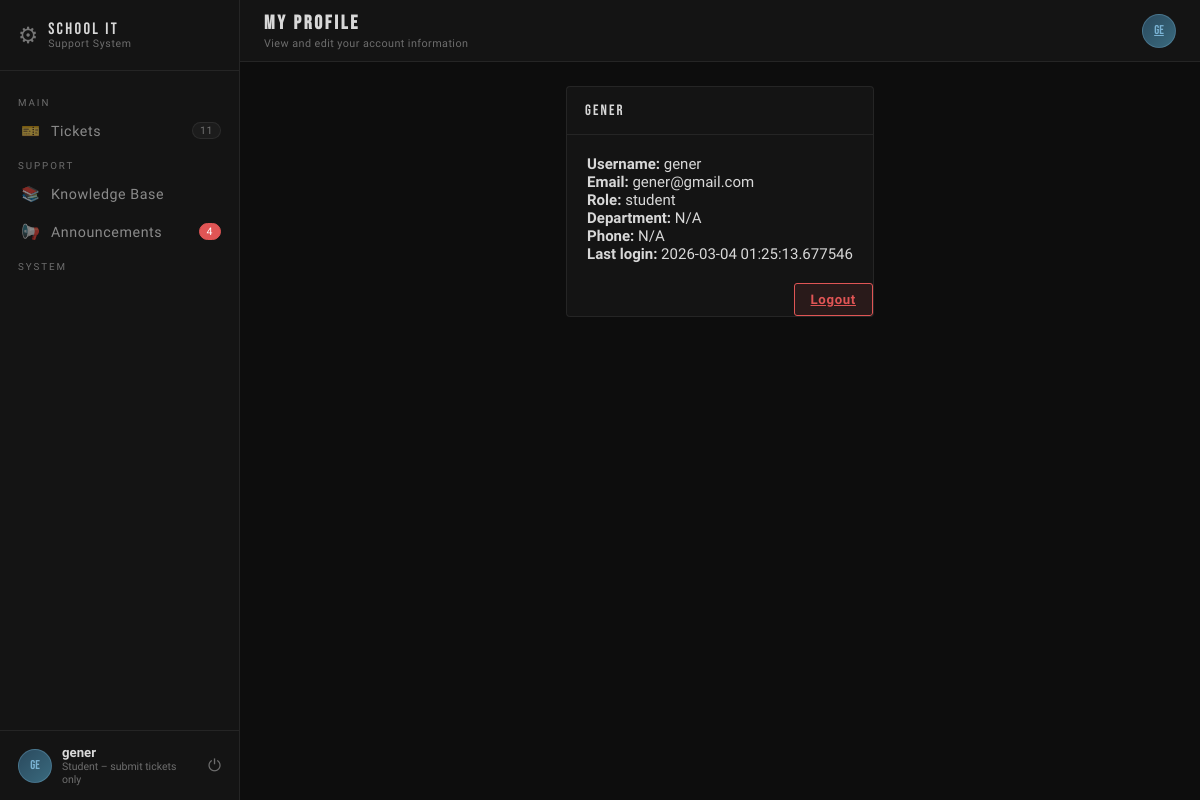
The app's page /profile (signed in) with its own data.
### models.py (models this page shows, shortened)
class User(db.Model):
    __tablename__ = 'users'
    id            = db.Column(db.Integer, primary_key=True)
    username      = db.Column(db.String(80),  unique=True, nullable=False)
    email         = db.Column(db.String(120), unique=True, nullable=False)
    password_hash = db.Column(db.String(255), nullable=False)
    full_name     = db.Column(db.String(120), nullable=False)
    role_id       = db.Column(db.Integer, db.ForeignKey('roles.id'), nullable=False)
    department    = db.Column(db.String(100))
    phone         = db.Column(db.String(20))
    is_active     = db.Column(db.Boolean, default=True)
    last_login    = db.Column(db.DateTime)
    created_at    = db.Column(db.DateTime, default=datetime.utcnow)
    updated_at    = db.Column(db.DateTime, default=datetime.utcnow, onupdate=datetime.utcnow)
    role                = db.relationship('Role', back_populates='users')
    submitted_tickets   = db.relationship('Ticket', foreign_keys='Ticket.requester_id',   back_populates='requester',  lazy='dynamic')
    assigned_tickets    = db.relationship('Ticket', foreign_keys='Ticket.assigned_to_id', back_populates='assigned_to', lazy='dynamic')
    comments            = db.relationship('TicketComment',        back_populates='author',     lazy='dynamic')
    assets_assigned     = db.relationship('Asset',                back_populates='assigned_to', lazy='dynamic')
    maintenance_logs    = db.relationship('AssetMaintenance',     back_populates='performed_by', lazy='dynamic')
    kb_articles         = db.relationship('KnowledgeBaseArticle', back_populates='author',      lazy='dynamic')
    announcements       = db.relationship('Announcement',         back_populates='author',      lazy='dynamic')
    notifications       = db.relationship('Notification',         back_populates='user',        lazy='dynamic')
    audit_logs          = db.relationship('AuditLog',             back_populates='user',        lazy='dynamic')

class Role(db.Model):
    __tablename__ = 'roles'
    id          = db.Column(db.Integer, primary_key=True)
    name        = db.Column(db.String(50), unique=True, nullable=False)   # admin | it_staff | faculty | student
    description = db.Column(db.String(200))
    created_at  = db.Column(db.DateTime, default=datetime.utcnow)
    users = db.relationship('User', back_populates='role', lazy='dynamic')

### main.py (the view)
    @app.route('/profile')
    def profile_page():
        if 'user_id' not in session:
            return redirect(url_for('login'))
        from models import User
        user = User.query.get(session['user_id'])
        if not user:
            return redirect(url_for('login'))
        return render_template('profile.html', user=user)

### templates/profile.html (shortened to what this page needs)
{% extends 'base.html' %}
{% block page_heading %}My Profile{% endblock %}
{% block page_sub %}View and edit your account information{% endblock %}
{% block content %}
<div class="panel" style="max-width:600px; margin:auto">
  <div class="panel__head"><span class="panel__title">{{ user.full_name }}</span></div>
  <div class="panel__body" style="padding:20px">
    <p><strong>Username:</strong> {{ user.username }}</p>
    <p><strong>Email:</strong> {{ user.email }}</p>
    <p><strong>Role:</strong> {{ user.role.name if user.role else 'N/A' }}</p>
    <p><strong>Department:</strong> {{ user.department or 'N/A' }}</p>
    <p><strong>Phone:</strong> {{ user.phone or 'N/A' }}</p>
    <p><strong>Last login:</strong> {{ user.last_login or 'Never' }}</p>
  </div>
  <div class="panel__foot" style="text-align:right">
    <a href="{{ url_for('logout_page') }}" class="btn btn-danger">Logout</a>
  </div>
</div>
{% endblock %}

### templates/base.html (shortened to what this page needs)
<!DOCTYPE html>
<html lang="en">
<head>
  <link rel="stylesheet" href="{{ url_for('static', filename='css/pages.css') }}"/>
</head>
<body>
<aside class="sidebar" id="sidebar">
  <div class="sidebar__brand"><span class="brand-gear">⚙</span><div class="brand-text"><span class="brand-title">SCHOOL IT</span><span class="brand-sub">Support System</span></div></div>
  <nav class="sidebar__nav">
    <p class="nav-section-label">MAIN</p>
    <a href="{{ url_for('tickets_page') }}" class="nav-item{% if request.path.startswith('/tickets') %} active{% endif %}"><span class="nav-icon">🎫</span> Tickets{% if ticket_count %}<span class="nav-badge">{{ ticket_count }}</span>{% endif %}</a>
    <p class="nav-section-label">SUPPORT</p>
    <a href="{{ url_for('kb_page') }}" class="nav-item{% if request.path.startswith('/kb') %} active{% endif %}"><span class="nav-icon">📚</span> Knowledge Base</a>
    <a href="{{ url_for('announcements_page') }}" class="nav-item{% if request.path.startswith('/announcements') %} active{% endif %}"><span class="nav-icon">📢</span> Announcements{% if announcement_count %}<span class="nav-badge new">{{ announcement_count }}</span>{% endif %}</a>
    <p class="nav-section-label">SYSTEM</p>
  </nav>
  <div class="sidebar__footer">
    <div class="user-avatar">{{ current_user.username[:2].upper() if current_user }}</div>
    <div class="user-meta"><span class="user-name">{{ current_user.full_name if current_user }}</span><span class="user-role">{{ current_user.role.description if current_user and current_user.role }}</span></div>
    <a href="{{ url_for('logout_page') }}" class="logout-btn">⏻</a>
  </div>
</aside>
<div class="main">
  <header class="topbar">
    <div class="topbar__left"><h2 class="page-heading">{% block page_heading %}{% endblock %}</h2><span class="page-sub">{% block page_sub %}{% endblock %}</span></div>
    <div class="topbar__right">
      <a href="{{ url_for('profile_page') }}" class="topbar-avatar" title="Profile">{{ current_user.username[:2].upper() if current_user }}</a>
    </div>
  </header>
  <div class="page-content">
    {% block content %}{% endblock %}
  </div>
</div>
</body>
</html>

### records on screen
User: username "GE", full_name "gener", username "gener", email "gener@gmail.com", department "N/A", phone "N/A", last_login "2026-03-04 01:25:13.677546"
Role: role "Student – submit tickets only", role "student"

### other values on screen
{{ ticket_count }} "11"
{{ announcement_count }} "4"
